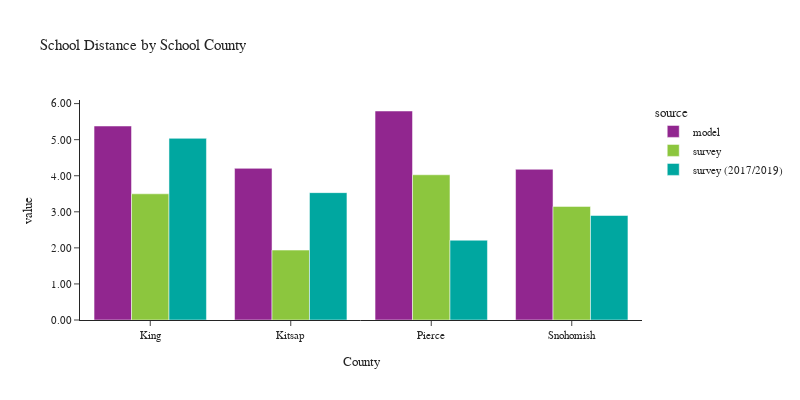

Source (notebook cell):
### Code cell
plot_school_location(df_students, 'CountyName_school', 'School County', 'County')

### Figure 1 — Plotly figure (JSON) as saved in the notebook; plotly's stock layout.template omitted (floating-point values rounded to 4 significant figures)
{"data": [{"alignmentgroup": "True", "customdata": [[489224], [24807], [138826], [118303]], "hovertemplate": "source=model<br>CountyName_school=%{x}<br>value=%{y}<br>sample count=%{customdata[0]}<extra></extra>", "legendgroup": "model", "marker": {"color": "#91268F", "pattern": {"shape": ""}}, "name": "model", "offsetgroup": "model", "orientation": "v", "showlegend": true, "textposition": "auto", "type": "bar", "x": ["King", "Kitsap", "Pierce", "Snohomish"], "xaxis": "x", "y": [5.379, 4.205, 5.795, 4.179], "yaxis": "y"}, {"alignmentgroup": "True", "customdata": [[428], [10], [38], [61]], "hovertemplate": "source=survey<br>CountyName_school=%{x}<br>value=%{y}<br>sample count=%{customdata[0]}<extra></extra>", "legendgroup": "survey", "marker": {"color": "#8CC63E", "pattern": {"shape": ""}}, "name": "survey", "offsetgroup": "survey", "orientation": "v", "showlegend": true, "textposition": "auto", "type": "bar", "x": ["King", "Kitsap", "Pierce", "Snohomish"], "xaxis": "x", "y": [3.499, 1.938, 4.027, 3.15], "yaxis": "y"}, {"alignmentgroup": "True", "customdata": [[284], [2], [12], [15]], "hovertemplate": "source=survey (2017/2019)<br>CountyName_school=%{x}<br>value=%{y}<br>sample count=%{customdata[0]}<extra></extra>", "legendgroup": "survey (2017/2019)", "marker": {"color": "#00A7A0", "pattern": {"shape": ""}}, "name": "survey (2017/2019)", "offsetgroup": "survey (2017/2019)", "orientation": "v", "showlegend": true, "textposition": "auto", "type": "bar", "x": ["King", "Kitsap", "Pierce", "Snohomish"], "xaxis": "x", "y": [5.037, 3.532, 2.212, 2.897], "yaxis": "y"}], "layout": {"barmode": "group", "font": {"size": 11}, "height": 400, "legend": {"title": {"text": "source"}, "tracegroupgap": 0}, "title": {"text": "School Distance by School County"}, "width": 800, "xaxis": {"anchor": "y", "domain": [0.0, 1.0], "title": {"text": "County"}}, "yaxis": {"anchor": "x", "domain": [0.0, 1.0], "tickformat": ".2f", "title": {"text": "value"}}}}
